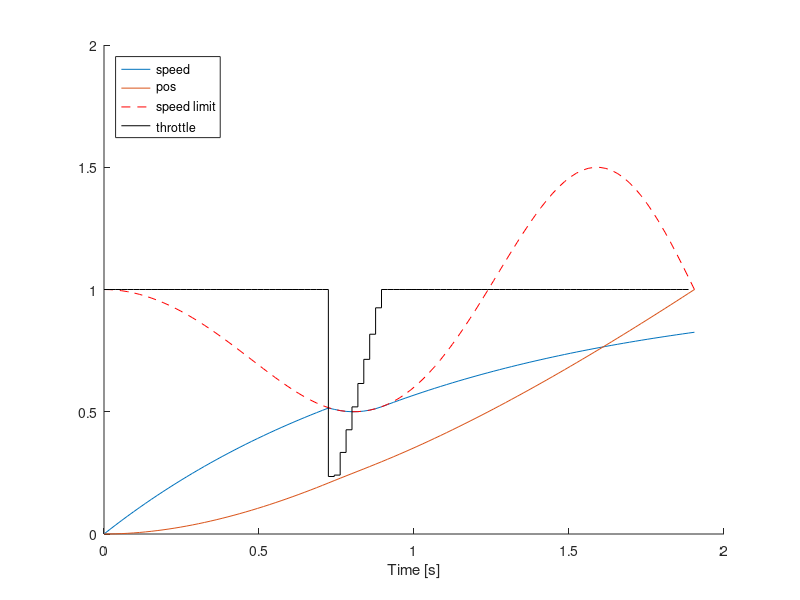

This figure's MATLAB source: (Note: this script raises an error after producing the figure.)
% Results file from /home/sdg/catkin_ws/test/test_casadi/4_race_car_multiple_shooting.cpp
% Generated Jul  2 2025 at 20:34:22

t = linspace(0,1.90463,100+1);
speed = [0, 0.0188661, 0.0373763, 0.0555372, 0.0733556, 0.0908377, 0.10799, 0.124819, 0.14133, 0.15753, 0.173424, 0.189018, 0.204318, 0.21933, 0.234058, 0.248508, 0.262686, 0.276596, 0.290244, 0.303634, 0.316772, 0.329662, 0.342309, 0.354717, 0.366891, 0.378835, 0.390554, 0.402052, 0.413333, 0.424401, 0.43526, 0.445915, 0.456368, 0.466624, 0.476687, 0.48656, 0.496246, 0.50575, 0.515075, 0.509795, 0.504723, 0.501495, 0.500076, 0.50045, 0.502623, 0.506616, 0.512473, 0.520258, 0.529309, 0.538189, 0.546902, 0.55545, 0.563837, 0.572065, 0.580139, 0.58806, 0.595832, 0.603457, 0.610938, 0.618278, 0.62548, 0.632545, 0.639478, 0.64628, 0.652953, 0.6595, 0.665924, 0.672227, 0.678411, 0.684478, 0.69043, 0.696271, 0.702001, 0.707623, 0.713139, 0.718551, 0.723861, 0.729071, 0.734182, 0.739197, 0.744117, 0.748945, 0.753681, 0.758328, 0.762888, 0.767361, 0.77175, 0.776056, 0.780281, 0.784426, 0.788493, 0.792484, 0.796399, 0.80024, 0.804009, 0.807706, 0.811334, 0.814893, 0.818385, 0.821812, 0.825173];
pos = [0, 0.000180235, 0.000716401, 0.00160178, 0.00282979, 0.00439396, 0.00628795, 0.00850554, 0.0110406, 0.0138872, 0.0170394, 0.0204915, 0.0242378, 0.0282727, 0.0325908, 0.0371868, 0.0420554, 0.0471915, 0.0525901, 0.0582461, 0.0641547, 0.0703112, 0.0767109, 0.0833491, 0.0902215, 0.0973235, 0.104651, 0.112199, 0.119965, 0.127943, 0.13613, 0.144522, 0.153115, 0.161905, 0.170889, 0.180062, 0.189422, 0.198964, 0.208686, 0.218446, 0.228107, 0.237689, 0.247227, 0.256756, 0.266308, 0.275919, 0.285625, 0.29546, 0.305455, 0.315621, 0.325955, 0.336453, 0.347113, 0.35793, 0.368903, 0.380028, 0.391303, 0.402724, 0.414289, 0.425996, 0.43784, 0.449821, 0.461935, 0.47418, 0.486553, 0.499052, 0.511674, 0.524418, 0.53728, 0.550259, 0.563353, 0.576559, 0.589875, 0.603299, 0.61683, 0.630464, 0.644201, 0.658037, 0.671972, 0.686004, 0.70013, 0.714349, 0.728658, 0.743058, 0.757545, 0.772118, 0.786775, 0.801515, 0.816337, 0.831238, 0.846217, 0.861273, 0.876404, 0.891609, 0.906887, 0.922236, 0.937654, 0.953141, 0.968695, 0.984315, 1];
U = [1, 1, 1, 1, 1, 1, 1, 1, 1, 1, 1, 1, 1, 1, 1, 1, 1, 1, 1, 1, 1, 1, 1, 1, 1, 1, 1, 1, 1, 1, 1, 0.999999, 0.999999, 0.999999, 0.999999, 0.999999, 0.999998, 0.999996, 0.235202, 0.240972, 0.333621, 0.426273, 0.519927, 0.615589, 0.71429, 0.817092, 0.925103, 1, 1, 1, 1, 1, 1, 1, 1, 1, 1, 1, 1, 1, 1, 1, 1, 1, 1, 1, 1, 1, 1, 1, 1, 1, 1, 1, 1, 1, 1, 1, 1, 1, 1, 1, 1, 1, 1, 1, 1, 0.999999, 0.999999, 0.999999, 0.999999, 0.999999, 0.999999, 0.999999, 0.999999, 0.999999, 0.999998, 0.999998, 0.999996, 0.999989];
figure;
hold on;
plot(t,speed);
plot(t,pos);
plot(t,1-sin(2*pi*pos)/2,'r--');
stairs(t(1:end-1),U,'k');
xlabel('Time [s]');
legend('speed','pos','speed limit','throttle','Location','northwest');
figure
race_car_jac_g;
xlabel('decision variables');
ylabel('constraints');
print('jac_sp','-dpng');
